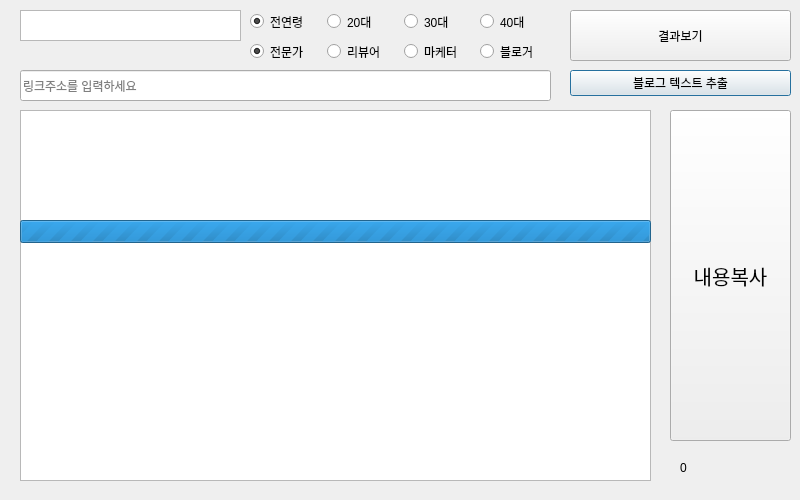
<?xml version="1.0" encoding="UTF-8"?>
<ui version="4.0">
 <class>MakeBlog</class>
 <widget class="QDialog" name="MakeBlog">
  <property name="geometry">
   <rect>
    <x>0</x>
    <y>0</y>
    <width>800</width>
    <height>500</height>
   </rect>
  </property>
  <property name="windowTitle">
   <string>MakeBlog</string>
  </property>
  <widget class="QTextEdit" name="inputText">
   <property name="geometry">
    <rect>
     <x>20</x>
     <y>10</y>
     <width>221</width>
     <height>31</height>
    </rect>
   </property>
  </widget>
  <widget class="QTextBrowser" name="list">
   <property name="geometry">
    <rect>
     <x>20</x>
     <y>110</y>
     <width>631</width>
     <height>371</height>
    </rect>
   </property>
  </widget>
  <widget class="QToolButton" name="copybtn">
   <property name="geometry">
    <rect>
     <x>670</x>
     <y>110</y>
     <width>121</width>
     <height>331</height>
    </rect>
   </property>
   <property name="font">
    <font>
     <pointsize>15</pointsize>
    </font>
   </property>
   <property name="focusPolicy">
    <enum>Qt::ClickFocus</enum>
   </property>
   <property name="text">
    <string>내용복사</string>
   </property>
  </widget>
  <widget class="QLabel" name="label">
   <property name="geometry">
    <rect>
     <x>680</x>
     <y>460</y>
     <width>58</width>
     <height>16</height>
    </rect>
   </property>
   <property name="text">
    <string>0</string>
   </property>
  </widget>
  <widget class="QProgressBar" name="pBar">
   <property name="geometry">
    <rect>
     <x>20</x>
     <y>220</y>
     <width>631</width>
     <height>23</height>
    </rect>
   </property>
   <property name="maximum">
    <number>0</number>
   </property>
   <property name="value">
    <number>-1</number>
   </property>
  </widget>
  <widget class="QLineEdit" name="textLink">
   <property name="geometry">
    <rect>
     <x>20</x>
     <y>70</y>
     <width>531</width>
     <height>31</height>
    </rect>
   </property>
   <property name="placeholderText">
    <string>링크주소를 입력하세요</string>
   </property>
  </widget>
  <widget class="QPushButton" name="btnBlog">
   <property name="geometry">
    <rect>
     <x>570</x>
     <y>70</y>
     <width>221</width>
     <height>26</height>
    </rect>
   </property>
   <property name="text">
    <string>블로그 텍스트 추출</string>
   </property>
  </widget>
  <widget class="QWidget" name="horizontalLayoutWidget">
   <property name="geometry">
    <rect>
     <x>250</x>
     <y>10</y>
     <width>301</width>
     <height>23</height>
    </rect>
   </property>
   <layout class="QHBoxLayout" name="horizontalLayout_3">
    <item>
     <widget class="QRadioButton" name="ageRadio0">
      <property name="text">
       <string>전연령</string>
      </property>
      <property name="checked">
       <bool>true</bool>
      </property>
     </widget>
    </item>
    <item>
     <widget class="QRadioButton" name="ageRadio1">
      <property name="text">
       <string>20대</string>
      </property>
     </widget>
    </item>
    <item>
     <widget class="QRadioButton" name="ageRadio2">
      <property name="text">
       <string>30대</string>
      </property>
     </widget>
    </item>
    <item>
     <widget class="QRadioButton" name="ageRadio3">
      <property name="text">
       <string>40대</string>
      </property>
     </widget>
    </item>
   </layout>
  </widget>
  <widget class="QPushButton" name="btn">
   <property name="geometry">
    <rect>
     <x>570</x>
     <y>10</y>
     <width>221</width>
     <height>51</height>
    </rect>
   </property>
   <property name="text">
    <string>결과보기</string>
   </property>
  </widget>
  <widget class="QWidget" name="horizontalLayoutWidget_2">
   <property name="geometry">
    <rect>
     <x>250</x>
     <y>40</y>
     <width>301</width>
     <height>23</height>
    </rect>
   </property>
   <layout class="QHBoxLayout" name="horizontalLayout_4">
    <item>
     <widget class="QRadioButton" name="jobRadio0">
      <property name="text">
       <string>전문가</string>
      </property>
      <property name="checked">
       <bool>true</bool>
      </property>
     </widget>
    </item>
    <item>
     <widget class="QRadioButton" name="jobRadio1">
      <property name="text">
       <string>리뷰어</string>
      </property>
     </widget>
    </item>
    <item>
     <widget class="QRadioButton" name="jobRadio2">
      <property name="text">
       <string>마케터</string>
      </property>
     </widget>
    </item>
    <item>
     <widget class="QRadioButton" name="jobRadio3">
      <property name="text">
       <string>블로거</string>
      </property>
     </widget>
    </item>
   </layout>
  </widget>
 </widget>
 <resources/>
 <connections/>
</ui>
